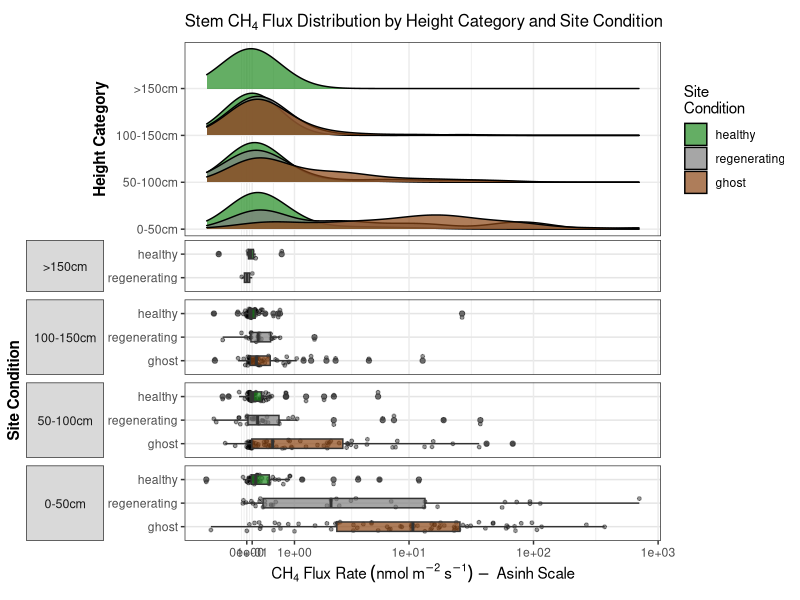
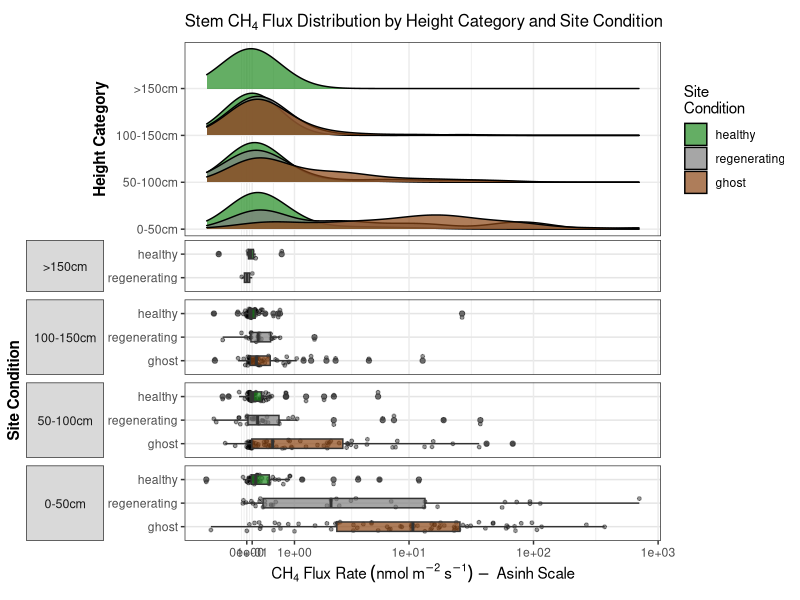

Recreate these plots in R, in order.
# Load required libraries
library(dplyr)
library(ggplot2)
library(ggridges)
library(cowplot)
library(scales)

# Load data if not already in memory (normally created by tree_height_plots.R)
if (!exists("stem_data_final") || !"height_category" %in% names(stem_data_final)) {
  df <- read.csv("output/combined_gas_flux_dataset.csv")
  stem_data_final <- df %>%
    filter(component == "stem",
           !is.na(CH4_best.flux),
           !is.na(CO2_best.flux),
           !is.na(height_corrected)) %>%
    mutate(height_corrected = as.numeric(height_corrected)) %>%
    filter(!is.na(height_corrected), height_corrected >= 0) %>%
    mutate(
      height_category = case_when(
        height_corrected >= 0 & height_corrected < 50 ~ "0-50cm",
        height_corrected >= 50 & height_corrected < 100 ~ "50-100cm",
        height_corrected >= 100 & height_corrected < 150 ~ "100-150cm",
        height_corrected >= 150 ~ ">150cm",
        TRUE ~ NA_character_
      ),
      height_category = factor(height_category,
                               levels = c("0-50cm", "50-100cm", "100-150cm", ">150cm"))
    ) %>%
    filter(!is.na(height_category))
}

# Create site bins and filter data
stem_data_ridge <- stem_data_final %>%
  mutate(
    site_bin = case_when(
      plot %in% c("SRS5", "SRS6") ~ "healthy",
      plot %in% c("BL60") ~ "regenerating", 
      plot %in% c("FLM30", "CP40") ~ "ghost",
      TRUE ~ NA_character_
    )
  ) %>%
  # Filter to only include the specified sites
  filter(!is.na(site_bin)) %>%
  # Convert site_bin to factor with desired order
  mutate(site_bin = factor(site_bin, levels = c("healthy", "regenerating", "ghost")))

# Define colors
site_colors <- c("healthy" = "#228B22", "regenerating" = "#808080", "ghost" = "#8B4513")

# Define shared x-axis limits and breaks
x_limits <- range(stem_data_ridge$CH4_best.flux, na.rm = TRUE)
x_breaks <- c(0, 0.1, 1, 10, 100, 1000)

# Create overlapping ridges plot (top portion)
ridges_plot <- stem_data_ridge %>%
  ggplot(aes(x = CH4_best.flux, y = height_category, fill = site_bin)) +
  geom_density_ridges(alpha = 0.7, scale = 0.9, bandwidth = 0.5) +
  scale_x_continuous(trans = "asinh", limits = x_limits, breaks = x_breaks) +
  scale_y_discrete(expand = expansion(mult = c(0.05, 0.33))) +  # Add more space at top
  scale_fill_manual(values = site_colors, name = "Site\nCondition") +
  labs(
    title = expression(Stem~CH[4]~Flux~Distribution~by~Height~Category~and~Site~Condition),
    y = "Height Category"
  ) +
  theme_bw() +
  theme(
    axis.title.x = element_blank(),
    axis.text.x = element_blank(),
    axis.ticks.x = element_blank(),
    axis.title = element_text(size = 11, face = "bold"),
    plot.title = element_text(size = 12, face = "bold"),
    legend.position = "right",
    plot.margin = margin(t = 10, r = 5, b = 0, l = 5)
  )

# Create box and jitter plots underneath each height category
box_plots <- stem_data_ridge %>%
  # Reorder site_bin to control vertical order within each height group
  mutate(site_bin = factor(site_bin, levels = c("ghost", "regenerating", "healthy"))) %>%
  ggplot(aes(x = CH4_best.flux, y = interaction(site_bin, height_category, sep = " - "), fill = site_bin)) +
  geom_jitter(height = 0.2, width = 0, alpha = 0.4, size = 1) +
  geom_boxplot(width = 0.4, alpha = 0.7) +
  scale_x_continuous(trans = "asinh", limits = x_limits, breaks = x_breaks) +
  scale_fill_manual(values = site_colors) +
  scale_y_discrete(labels = function(x) {
    # Extract just the site_bin part for labeling
    sapply(strsplit(x, " - "), function(parts) parts[1])
  }) +
  labs(
    x = expression(CH[4]~Flux~Rate~(nmol~m^-2~s^-1)~-~Asinh~Scale),
    y = "Site Condition"
  ) +
  theme_bw() +
  theme(
    axis.title = element_text(size = 11, face = "bold"),
    legend.position = "none",
    plot.margin = margin(t = 0, r = 5, b = 10, l = 5),
    # Add spacing between height category groups
    panel.grid.major.y = element_line(color = "grey90", size = 0.5),
    strip.text = element_text(size = 9)
  ) +
  # Add faceting to separate height categories
  facet_grid(
    rows = vars(factor(height_category, levels = rev(c("0-50cm", "50-100cm", "100-150cm", ">150cm")))), 
    scales = "free_y", 
    space = "free_y",
    switch = "y"
  ) +
  theme(
    strip.placement = "outside",
    strip.text.y.left = element_text(angle = 0)
  )

# Align and combine the plots
aligned <- align_plots(ridges_plot, box_plots, align = "v", axis = "lr")
p1 <- ggdraw(aligned[[1]])
p2 <- ggdraw(aligned[[2]])

# Create final rainfall plot
rainfall_plot <- plot_grid(p1, p2, ncol = 1, align = "v", rel_heights = c(1, 1.5))

print(rainfall_plot)
ggsave("output/figures/tree_height_ridges_rainfall.png", rainfall_plot, width = 12, height = 10, dpi = 300)
